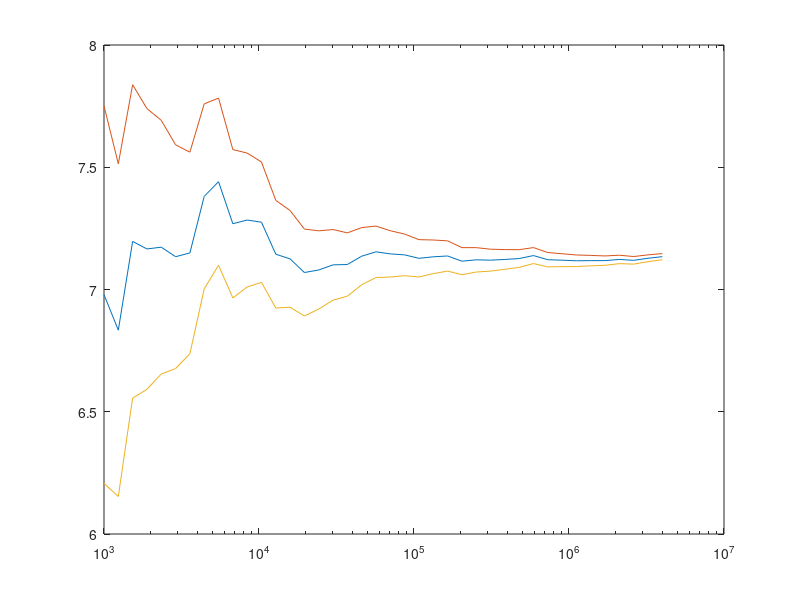

This chart was generated by the following MATLAB code: (Note: this script raises an error after producing the figure.)
% A European call priced by Monte Carlo and checked against Black-Scholes.
% With four million paths the estimate should sit within a few standard
% errors of the closed form.
rng(42);
S0 = 100;  K = 105;  r = 0.03;  sigma = 0.2;  T = 1;
n = 4e6;
Z = randn(n, 1);
ST = S0 * exp((r - 0.5*sigma^2)*T + sigma*sqrt(T)*Z);
payoff = exp(-r*T) * max(ST - K, 0);
price = mean(payoff);
se = std(payoff) / sqrt(n);
bs = blsprice(S0, K, r, T, sigma);
gap = abs(price - bs) / se;
fprintf('Monte Carlo %.4f, standard error %.4f\n', price, se);
fprintf('Black-Scholes %.4f, %.1f standard errors away\n', bs, gap);

% How the estimate settles as paths are added.
counts = round(logspace(3, log10(n), 40));
est = zeros(1, 40);  band = zeros(1, 40);
for k = 1:40
    p = payoff(1:counts(k));
    est(k) = mean(p);
    band(k) = 2 * std(p) / sqrt(counts(k));
end
semilogx(counts, est, counts, est + band, counts, est - band);
yline(bs);
legend('Estimate', '+2 standard errors', '-2 standard errors', 'Black-Scholes');
title('European call by Monte Carlo');
xlabel('Paths');
ylabel('Price');
